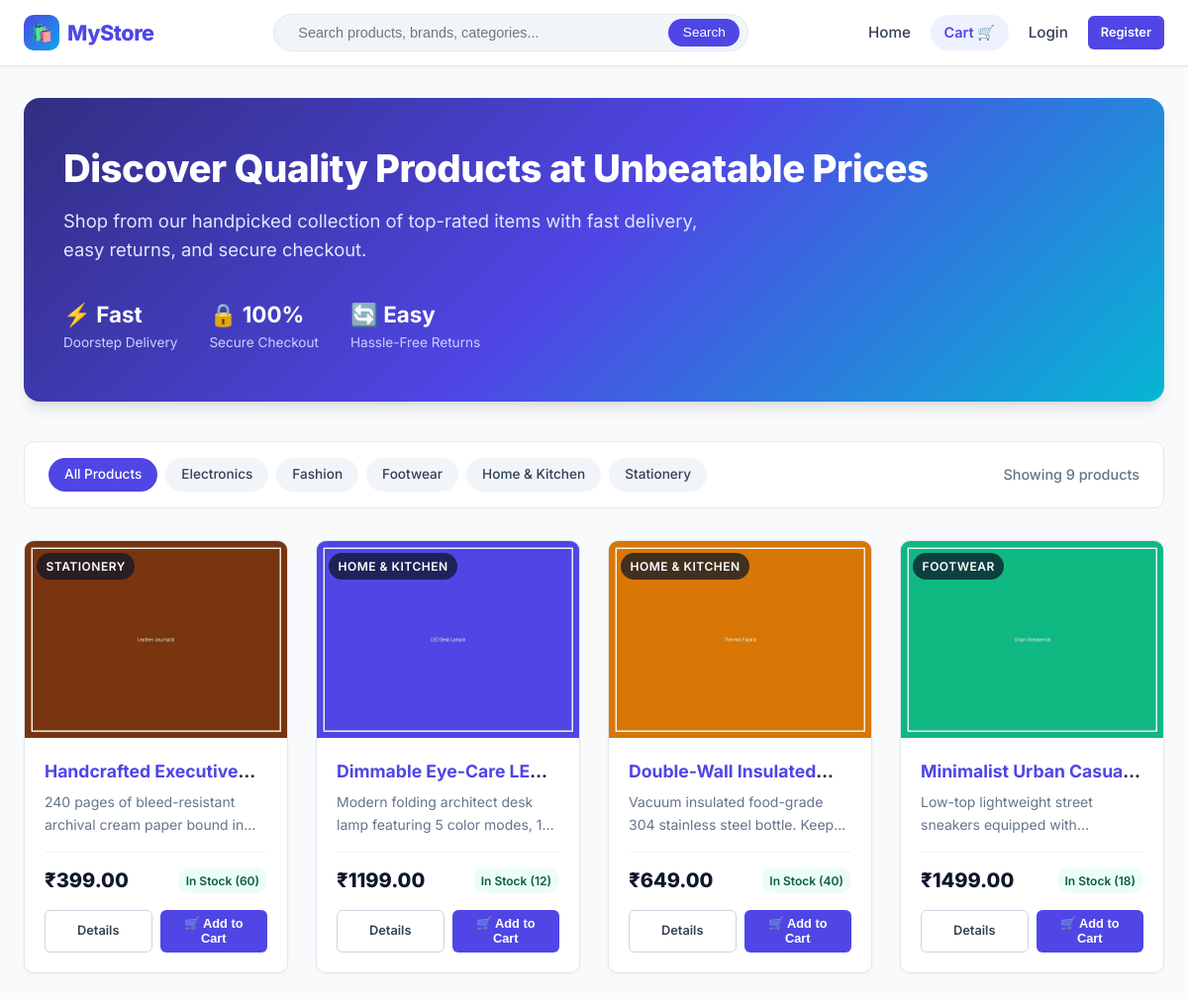
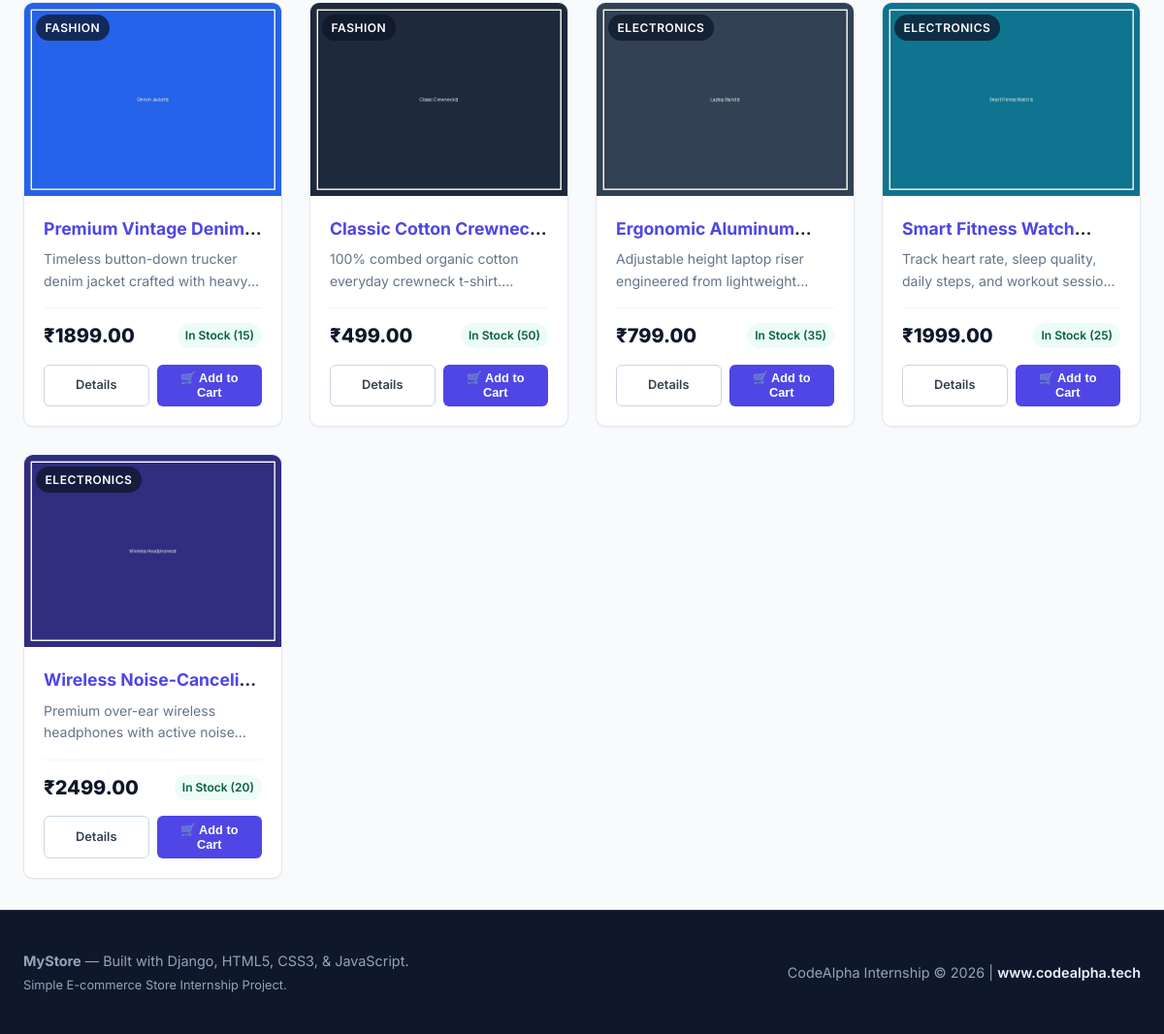
The page / on the database its author committed (2 pictures, top to bottom).
### store/models.py (models this page shows, shortened)
class Product(models.Model):
    name = models.CharField(max_length=200)
    description = models.TextField()
    price = models.DecimalField(max_digits=10, decimal_places=2)
    image = models.ImageField(upload_to='products/', blank=True, null=True)
    stock = models.PositiveIntegerField(default=0)
    category = models.CharField(max_length=100, blank=True)
    created_at = models.DateTimeField(auto_now_add=True)

### store/views.py (the view)
# urls.py: path('', views.home, name='home'),
def home(request):
    query = request.GET.get('q', '').strip()
    category = request.GET.get('category', '').strip()
    products = Product.objects.all().order_by('-created_at')
    if query:
        products = products.filter(
            Q(name__icontains=query) |
            Q(description__icontains=query) |
            Q(category__icontains=query)
        )
    if category:
        products = products.filter(category__iexact=category)
    categories = Product.objects.exclude(category='').values_list('category', flat=True).distinct()
    return render(
        request,
        'store/home.html',
        {
            'products': products,
            'categories': categories,
            'selected_category': category,
            'query': query,
        }
    )

### store/cart.py (called while the page is built)
    def __len__(self):
        return sum(item['quantity'] for item in self.cart.values())

### store/context_processors.py (called while the page is built)
def cart_context(request):
    return {
        'cart': Cart(request)
    }

### templates/store/home.html (shortened to what this page needs)
{% extends 'base.html' %}
{% load static %}
{% block content %}
<section class="hero">
    <h1>Discover Quality Products at Unbeatable Prices</h1>
    <p>Shop from our handpicked collection of top-rated items with fast delivery, easy returns, and secure checkout.</p>
    <div class="hero-stats">
        <div class="stat-item">
            <span class="stat-number">⚡ Fast</span>
            <span class="stat-label">Doorstep Delivery</span>
        </div>
        <div class="stat-item">
            <span class="stat-number">🔒 100%</span>
            <span class="stat-label">Secure Checkout</span>
        </div>
        <div class="stat-item">
            <span class="stat-number">🔄 Easy</span>
            <span class="stat-label">Hassle-Free Returns</span>
        </div>
    </div>
</section>
<section class="filter-bar">
    <div class="category-pills">
        <a href="{% url 'home' %}" class="pill {% if not selected_category %}active{% endif %}">
            All Products
        </a>
        {% for cat in categories %}
            <a href="{% url 'home' %}?category={{ cat }}{% if query %}&q={{ query }}{% endif %}"
               class="pill {% if selected_category == cat %}active{% endif %}">
                {{ cat }}
            </a>
        {% endfor %}
    </div>
    <div>
        {% if query %}
            <span class="product-count-label">
                Search results for: <strong>"{{ query }}"</strong>
                <a href="{% url 'home' %}" style="margin-left: 0.5rem; color: var(--danger); font-size: 0.85rem;">[Clear]</a>
            </span>
        {% else %}
            <span class="product-count-label">Showing {{ products.count }} product{{ products.count|pluralize }}</span>
        {% endif %}
    </div>
</section>
<section>
    <div class="product-grid">
        {% for product in products %}
            <div class="product-card">
                <div class="card-img-wrapper">
                    {% if product.image %}
                        <img src="{{ product.image.url }}" alt="{{ product.name }}" loading="lazy">
                    {% else %}
                        <div style="width: 100%; height: 100%; display: flex; align-items: center; justify-content: center; background: linear-gradient(135deg, #e2e8f0, #cbd5e1); color: #64748b; font-size: 2.5rem;">
                            🛍️
                        </div>
                    {% endif %}
                    {% if product.category %}
                        <span class="card-category-badge">{{ product.category }}</span>
                    {% endif %}
                </div>
                <div class="card-body">
                    <h3 class="card-title" title="{{ product.name }}">
                        <a href="{% url 'product_detail' product.id %}">{{ product.name }}</a>
                    </h3>
                    <p class="card-desc">{{ product.description }}</p>
                    <div class="card-footer">
                        <span class="card-price">₹{{ product.price }}</span>
                        {% if product.stock > 0 %}
                            <span class="stock-tag in-stock">In Stock ({{ product.stock }})</span>
                        {% else %}
                            <span class="stock-tag out-of-stock">Out of Stock</span>
                        {% endif %}
                    </div>
                    <div class="card-actions">
                        <a href="{% url 'product_detail' product.id %}" class="btn btn-secondary btn-sm">
                            Details
                        </a>
                        {% if product.stock > 0 %}
                            <button type="button" onclick="addToCart({{ product.id }})" class="btn btn-primary btn-sm">
                                🛒 Add to Cart
                            </button>
                        {% else %}
                            <button type="button" class="btn btn-secondary btn-sm" disabled>
                                Sold Out
                            </button>
                        {% endif %}
                    </div>
                </div>
            </div>
        {% endfor %}
    </div>
</section>
{% endblock %}

### templates/base.html (shortened to what this page needs)
{% load static %}
<!DOCTYPE html>
<html lang="en">
<head>
    <link rel="stylesheet" href="{% static 'css/style.css' %}">
</head>
<body>
    <header>
        <div class="navbar">
            <a href="{% url 'home' %}" class="brand-logo">
                <span class="brand-icon">🛍️</span>
                <span>MyStore</span>
            </a>
            <div class="nav-search">
                <form action="{% url 'home' %}" method="GET">
                    <input type="text" name="q" placeholder="Search products, brands, categories..." value="{{ query|default:'' }}">
                    <button type="submit">Search</button>
                </form>
            </div>
            <div class="nav-links">
                <a href="{% url 'home' %}" class="nav-link">Home</a>
                <a href="{% url 'cart' %}" class="cart-badge-link">
                    <span>Cart 🛒</span>
                </a>
                {% if user.is_authenticated %}
                    <a href="{% url 'order_history' %}" class="nav-link">My Orders 🧾</a>
                    {% if user.is_staff %}
                        <a href="/admin/" target="_blank" class="nav-link" style="color: #6366f1;">Admin ⚙️</a>
                    {% endif %}
                    <span class="user-badge">
                        <span>👤 {{ user.first_name|default:user.username }}</span>
                    </span>
                    <a href="{% url 'logout' %}" class="btn btn-secondary btn-sm">Logout</a>
                {% else %}
                    <a href="{% url 'login' %}" class="nav-link">Login</a>
                    <a href="{% url 'register' %}" class="btn btn-primary btn-sm">Register</a>
                {% endif %}
            </div>
        </div>
    </header>
    <main>
        {% block content %}
        {% endblock %}
    </main>
    <footer>
        <div class="footer-inner">
            <div>
                <strong>MyStore</strong> — Built with Django, HTML5, CSS3, & JavaScript.
                <p style="font-size: 0.8rem; margin-top: 0.25rem;">Simple E-commerce Store Internship Project.</p>
            </div>
            <div class="footer-credit">
                <span>CodeAlpha Internship &copy; 2026 | <a href="https://www.codealpha.tech" target="_blank" rel="noopener">www.codealpha.tech</a></span>
            </div>
        </div>
    </footer>
</body>
</html>

### rows shown on the page
Product: image (picture), category "STATIONERY", name "Handcrafted…", description "240 pages of bleed-resistant archival cream paper bound…", price "399.00", stock "60"
Product: image (picture), category "HOME & KITCHEN", name "Dimmable Eye-Care…", description "Modern folding architect desk lamp featuring 5 color modes,…", price "1199.00", stock "12"
Product: image (picture), category "HOME & KITCHEN", name "Double-Wall…", description "Vacuum insulated food-grade 304 stainless steel bottle.…", price "649.00", stock "40"
Product: image (picture), category "FOOTWEAR", name "Minimalist Urban…", description "Low-top lightweight street sneakers equipped…", price "1499.00", stock "18"
Product: image (picture), category "FASHION", name "Premium Vintage…", description "Timeless button-down trucker denim jacket crafted…", price "1899.00", stock "15"
Product: image (picture), category "FASHION", name "Classic Cotton…", description "100% combed organic cotton everyday crewneck…", price "499.00", stock "50"
Product: image (picture), category "ELECTRONICS", name "Ergonomic…", description "Adjustable height laptop riser engineered from…", price "799.00", stock "35"
Product: image (picture), category "ELECTRONICS", name "Smart Fitness…", description "Track heart rate, sleep quality, daily steps, and workout…", price "1999.00", stock "25"
Product: image (picture), category "ELECTRONICS", name "Wireless…", description "Premium over-ear wireless headphones with active…", price "2499.00", stock "20"

### other values the page prints
{{ cat }} "Electronics" "Fashion" "Footwear" "Home & Kitchen" "Stationery"
{{ products.count }} "9"
